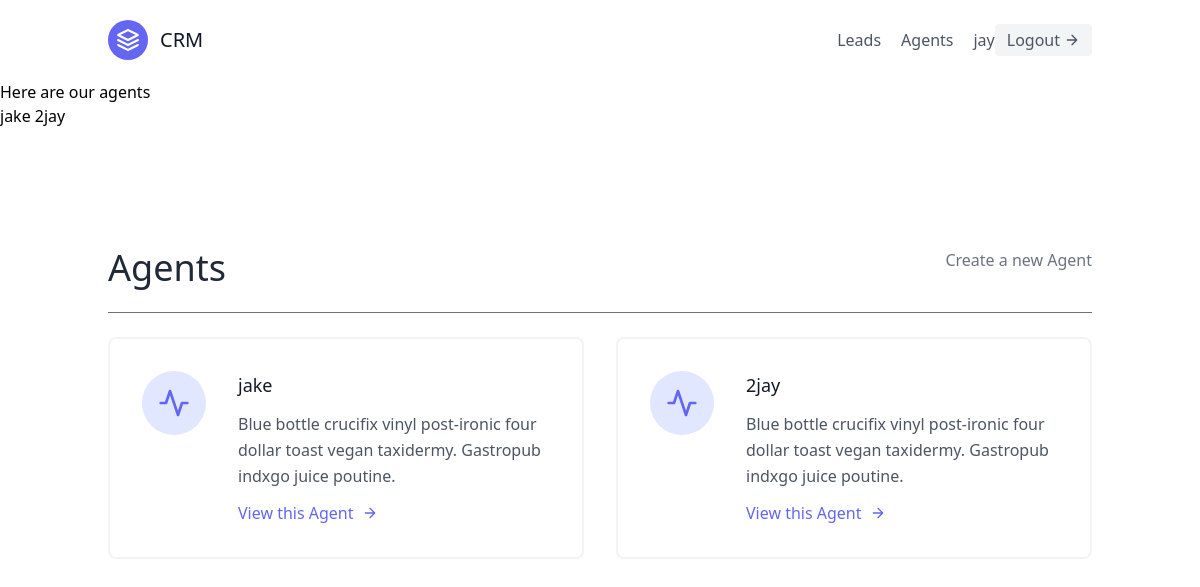
/agent/ (signed in), run on the app's committed database.
### leads/models.py (models this page shows, shortened)
class User(AbstractUser):
    is_organisor = models.BooleanField(default=True)
    is_agent = models.BooleanField(default=False)

class Agent(models.Model):
    user = models.OneToOneField(User, on_delete=models.CASCADE)
    organisation = models.ForeignKey(UserProfile, on_delete=models.CASCADE)

### agent/views.py (the view)
# urls.py: path("", AgentListView.as_view(), name='agent-list'),
class AgentListView(OrganisorAndLoginRequiredMixins, generic.ListView):
    template_name = "agent/agent_list.html"
    context_object_name = 'agents'
    def get_queryset(self):
        organisation = self.request.user.userprofile
        return Agent.objects.filter(organisation=organisation)

### agent/mixins.py (called while the page is built)
    def dispatch(self, request, *args, **kwargs):
        if not request.user.is_authenticated or not request.user.is_organisor:
            return redirect('leads:lead-list')
        return super().dispatch(request, *args, **kwargs)

### agent/templates/agent/agent_list.html
{% extends 'base.html' %}
{% block content %}
<h1>Here are our agents</h1>
{% for agent in agents %}
    {{ agent.user.username }}
{% endfor %}
<section class="text-gray-600 body-font">
    <div class="container px-5 py-24 mx-auto flex flex-wrap">
      <div class="w-full mb-6 py-6 flex justify-between item-center border-b border-gray-500">
      <div>
        <h1 class="text-4xl text-gray-800">Agents</h1>
      </div>
      <div>
        <a class="text-gray-500 hover:text-blue-800" href="{% url 'agent:agent-create' %}">Create a new Agent</a>
      </div>
      </div>
      <div class="flex flex-wrap -m-4">
        {% for agent in agents %}
        <div class="p-4 lg:w-1/2 md:w-full">
          <div class="flex border-2 rounded-lg border-gray-200 border-opacity-50 p-8 sm:flex-row flex-col">
            <div class="w-16 h-16 sm:mr-8 sm:mb-0 mb-4 inline-flex items-center justify-center rounded-full bg-indigo-100 text-indigo-500 flex-shrink-0">
              <svg fill="none" stroke="currentColor" stroke-linecap="round" stroke-linejoin="round" stroke-width="2" class="w-8 h-8" viewBox="0 0 24 24">
                <path d="M22 12h-4l-3 9L9 3l-3 9H2"></path>
              </svg>
            </div>
            <div class="flex-grow">
              <h2 class="text-gray-900 text-lg title-font font-medium mb-3">{{ agent.user.username }}</h2>
              <p class="leading-relaxed text-base">Blue bottle crucifix vinyl post-ironic four dollar toast vegan taxidermy. Gastropub indxgo juice poutine.</p>
              <a href="{% url 'agent:agent-detail' agent.pk %}" class="mt-3 text-indigo-500 inline-flex items-center">View this Agent
                <svg fill="none" stroke="currentColor" stroke-linecap="round" stroke-linejoin="round" stroke-width="2" class="w-4 h-4 ml-2" viewBox="0 0 24 24">
                  <path d="M5 12h14M12 5l7 7-7 7"></path>
                </svg>
              </a>
            </div>
          </div>
        </div>
        {% endfor %}
      </div>
    </div>
  </section>
{% endblock content %}

### templates/navbar.html (shortened to what this page needs)
<header class="text-gray-600 body-font">
    <div class="container mx-auto flex flex-wrap p-5 flex-col md:flex-row items-center">
      <a class="flex title-font font-medium items-center text-gray-900 mb-4 md:mb-0">
        <svg xmlns="http://www.w3.org/2000/svg" fill="none" stroke="currentColor" stroke-linecap="round" stroke-linejoin="round" stroke-width="2" class="w-10 h-10 text-white p-2 bg-indigo-500 rounded-full" viewBox="0 0 24 24">
          <path d="M12 2L2 7l10 5 10-5-10-5zM2 17l10 5 10-5M2 12l10 5 10-5"></path>
        </svg>
        <span class="ml-3 text-xl">CRM</span>
      </a>
      <nav class="md:ml-auto flex flex-wrap items-center text-base justify-center">
        {% if not request.user.is_authenticated %}
        <a href="{% url 'signup' %}" class="mr-5 hover:text-gray-900">Signup</a>
        {% else %}
        <a href="{% url 'leads:lead-list' %}" class="mr-5 hover:text-gray-900">Leads</a>
          {% if request.user.is_organisor %}
            <a href="{% url 'agent:agent-list' %}" class="mr-5 hover:text-gray-900">Agents</a>
          {% endif %}
        {% endif %}
      </nav>
      {% if request.user.is_authenticated %}
        {{request.user.username}}
        <a href="{% url 'logout' %}" class="inline-flex items-center bg-gray-100 border-0 py-1 px-3 focus:outline-none hover:bg-gray-200 rounded text-base mt-4 md:mt-0">Logout
          <svg fill="none" stroke="currentColor" stroke-linecap="round" stroke-linejoin="round" stroke-width="2" class="w-4 h-4 ml-1" viewBox="0 0 24 24">
            <path d="M5 12h14M12 5l7 7-7 7"></path>
          </svg>
        </a>
      {% endif %}
    </div>
  </header>

### data on the page
User: user.username "jay"
Agent: user.username "jake"
Agent: user.username "2jay"
